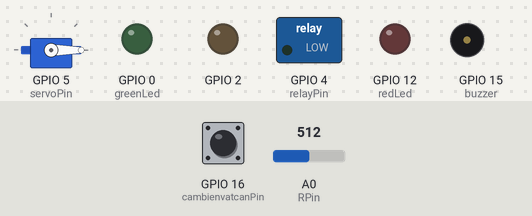
The sketch below on a simulated ESP8266 (NodeMCU). On the bench: servo, switched loads named in the sketch (green lamp = pin HIGH), output pins drawn as LEDs (lit = HIGH), buzzer (waves = sounding, pin HIGH). The test bench sets the inputs (shaded band); at power-on: GPIO 16 (cambienvatcanPin) HIGH, A0 (RPin) = 512. WiFi joins after 1.5 s; servers stay silent unless stated; random numbers use the default seed unless the sketch sets one; no MQTT or app messages arrive unless stated; the Firebase database answers and starts empty; what the sketch prints to the serial monitor is not drawn.

Above: at 2.7 s.
2.8 s: GPIO 16 (cambienvatcanPin) pulled LOW for 0.15 s
At 2.87 s:
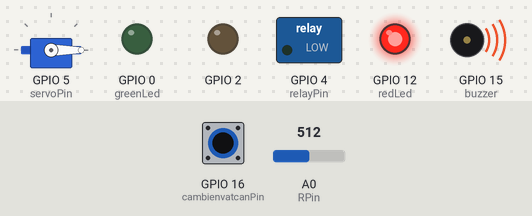
5.9 s: GPIO 16 (cambienvatcanPin) pulled LOW for 1 s
At 8.2 s:
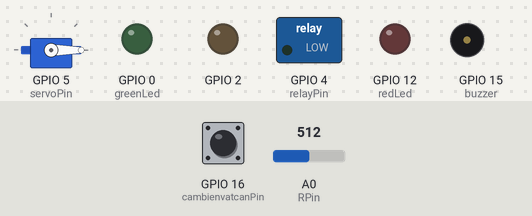
Timing chart, 0 to 9.7 s (numbered marks = the images above; inputs shaded):
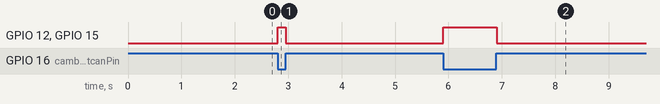

Measured:
- after the input at 2.8 s, GPIO 12 (redLed), GPIO 15 (buzzer): LOW → HIGH at once, → LOW 0.15 s later
- after the input at 5.9 s, GPIO 12 (redLed), GPIO 15 (buzzer): LOW → HIGH at once, → LOW 1.0 s later

The sketch:

ArduinoHuyVinh.ino
```cpp
#include <ESP8266WiFi.h>
#include <PubSubClient.h>
#include <Servo.h>
#include <FirebaseArduino.h>
#include <ArduinoJson.h>


// Update these with values suitable for your network.

#define FIREBASE_HOST "huyvinhprojectiot-default-rtdb.firebaseio.com" //--> URL address of your Firebase Realtime Database. without http:// or https://  https://iot-smartagriculture-project3-default-rtdb.firebaseio.com/
#define FIREBASE_AUTH "IqYubyjysd5P8ccRp9bGeg5HNqYlaJCcUB623NGE" //--> Your firebase database secret code. Setting -> Service accounts -> Database secrets
const char* ssid = "Doanh";
const char* password = "doanh2007";
const char* mqtt_server = "broker.mqtt-dashboard.com";

WiFiClient espClient;
PubSubClient client(espClient);
Servo myServo;
unsigned long lastMsg = 0;
#define MSG_BUFFER_SIZE  (50)
char msg[MSG_BUFFER_SIZE];
int value = 0;

int cambienvatcanPin = 16; // GPIO16 D0  === Cam bien vat can E18-D80NK
int buzzer = 15; //    D8 == Buzzer
int redLed = 12; //    D6 ==  redLed
int greenLed = 0; //    SSD3 ==  greenLed
int servoPin = 5; //    D1 == Servo
int relayPin = 4; // D2 === relay control Lamp
int RPin = A0; // bien tro

void setup_wifi() {

  delay(10);
  // We start by connecting to a WiFi network
  Serial.println();
  Serial.print("Connecting to ");
  Serial.println(ssid);

  WiFi.mode(WIFI_STA);
  WiFi.begin(ssid, password);

  while (WiFi.status() != WL_CONNECTED) {
    delay(500);
    Serial.print(".");
  }

  randomSeed(micros());

  Serial.println("");
  Serial.println("WiFi connected");
  Serial.println("IP address: ");
  Serial.println(WiFi.localIP());
  Firebase.begin(FIREBASE_HOST, FIREBASE_AUTH);
}

void callback(char* topic, byte* payload, unsigned int length) {
   String command = "";
  String stt ;
  String  a ;
  Serial.print(" Message arrived ["); // \a phat ra tieng keu
  Serial.print(topic);
  Serial.print("]:  ");
  for (int i = 0; i < length; i++) {
    command += (char)payload[i];
  }
  Serial.println(command);

  if ( strstr( command.c_str(),"lamp") != NULL ){
    stt = strchr(command.c_str(), '=');
    if ( stt == "=on"){                                                            // Turn ON LED
      digitalWrite(relayPin, HIGH);
    } else if ( stt == "=off"){                                                     // Turn OFF LED
      digitalWrite(relayPin, LOW);
    }
  };
  if ( strstr( command.c_str(),"door") != NULL ){
    stt = strchr(command.c_str(), '=');
    if ( stt == "=open"){                                                            // Turn ON Door
      myServo.write(180);
      digitalWrite(greenLed, HIGH);
    } else if ( stt == "=close"){                                                     // Turn OFF Door
      myServo.write(0);
      digitalWrite(greenLed, LOW);
    }
  };


}

void reconnect() {
  // Loop until we're reconnected
  while (!client.connected()) {
    Serial.print("Attempting MQTT connection...");
    // Create a random client ID
    String clientId = "ESP8266Client-";
    clientId += String(random(0xffff), HEX);
    // Attempt to connect
    if (client.connect(clientId.c_str())) {
      Serial.println("connected");
      // Once connected, publish an announcement...
//      client.publish("outTopic", "hello world");
      // ... and resubscribe
      client.subscribe("HuyVinhIOTTopic");
    } else {
      Serial.print("failed, rc=");
      Serial.print(client.state());
      Serial.println(" try again in 5 seconds");
      // Wait 5 seconds before retrying
      delay(5000);
    }
  }
}

void setup() {
  pinMode(BUILTIN_LED, OUTPUT);     // Initialize the BUILTIN_LED pin as an output
  Serial.begin(115200);
  setup_wifi();
  client.setServer(mqtt_server, 1883);
  client.setCallback(callback);

  pinMode (cambienvatcanPin, INPUT_PULLUP);
  pinMode (relayPin, OUTPUT);
  pinMode (buzzer, OUTPUT);
  pinMode (redLed, OUTPUT);
  pinMode (greenLed, OUTPUT);
  //----------------------------------------Firebase Realtime Database Configuration.
//  Firebase.begin(FIREBASE_HOST, FIREBASE_AUTH);
  //----------------------------------------
  myServo.attach(servoPin);
  myServo.write(0);
}

void loop() {

  if (!client.connected()) {
    reconnect();
  }
  client.loop();

  unsigned long now = millis();
      // ==========identify object==============
      if (digitalRead(cambienvatcanPin)==0){
            Serial.print("vat can:");
            digitalWrite(buzzer,HIGH);
            digitalWrite(redLed,HIGH);
      } else {
            digitalWrite(buzzer,LOW);
            digitalWrite(redLed,LOW);
      }

  if (now - lastMsg > 5000) {
    lastMsg = now;

    // doc bien tro
    int valueR = analogRead(RPin);
    int degree ;
    bool statusAlarm = Firebase.getBool("Data/alarm");
    Serial.println(statusAlarm);
  }
//    if (Firebase.failed()) {
//      Serial.print("Setting /Value failed :");
//      Serial.println(Firebase.error());
//      delay(500);
//      return;
//    }
}
```
